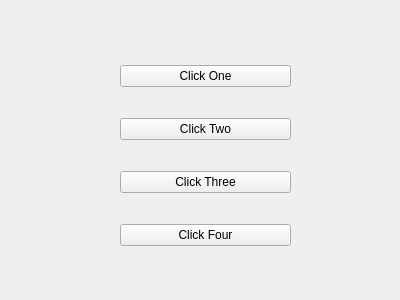
<?xml version="1.0" encoding="UTF-8"?>
<ui version="4.0">
 <class>Form</class>
 <widget class="QWidget" name="Form">
  <property name="geometry">
   <rect>
    <x>0</x>
    <y>0</y>
    <width>400</width>
    <height>300</height>
   </rect>
  </property>
  <property name="windowTitle">
   <string>Form</string>
  </property>
  <widget class="QWidget" name="">
   <property name="geometry">
    <rect>
     <x>120</x>
     <y>40</y>
     <width>171</width>
     <height>231</height>
    </rect>
   </property>
   <layout class="QVBoxLayout" name="verticalLayout">
    <item>
     <widget class="QPushButton" name="pushButton">
      <property name="text">
       <string>Click One</string>
      </property>
     </widget>
    </item>
    <item>
     <widget class="QPushButton" name="pushButton_2">
      <property name="text">
       <string>Click Two</string>
      </property>
     </widget>
    </item>
    <item>
     <widget class="QPushButton" name="pushButton_3">
      <property name="text">
       <string>Click Three</string>
      </property>
     </widget>
    </item>
    <item>
     <widget class="QPushButton" name="pushButton_4">
      <property name="text">
       <string>Click Four</string>
      </property>
     </widget>
    </item>
   </layout>
  </widget>
 </widget>
 <resources/>
 <connections/>
</ui>
